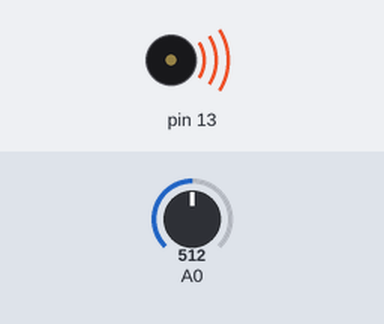
Bench run of a sketch on a simulated Arduino Uno, built with avr-gcc and run on an emulated ATmega328P. On the bench: buzzer (waves = sounding). The inputs (shaded band) are chosen by the test bench; at power-on: A0 = 512. What the sketch prints to the serial monitor is not drawn.

Above: at 1.2 s.
1.3 s: A0 set to 0
At 2.4 s:
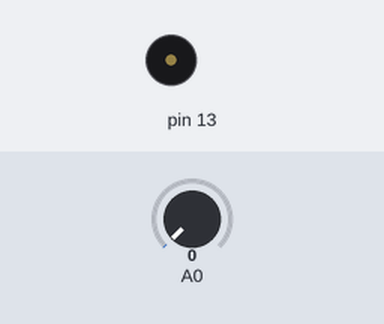
2.8 s: A0 set to 122
At 3.6 s:
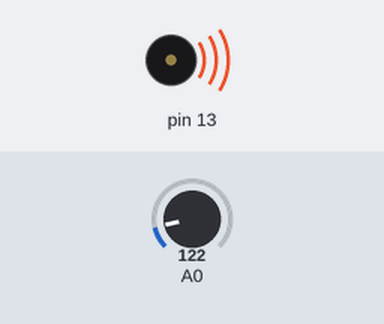
Timing chart, 0 to 5.8 s (numbered marks = the images above; inputs shaded):
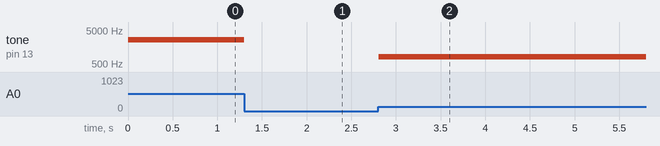

The sketch:

analogPins.ino
```cpp
void setup() {
  Serial.begin(15200);
  pinMode(13, OUTPUT);

}

void loop() {
  int buzzRead = analogRead(A0);
  Serial.println(buzzRead);
  int outPitch = map(buzzRead, 0, 1023, 250, 5000);

  if(buzzRead !=0){
    tone(13, outPitch);
  }else{
    noTone(13);
  }

}
```

Measured:
- after the input at 1.3 s, tone on pin 13: 2627 Hz → silent at once
- after the input at 2.8 s, tone on pin 13: silent → 816 Hz at once
